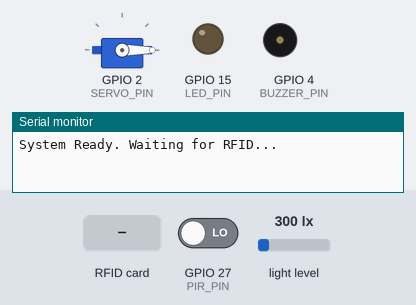
A sketch run on a simulated ESP32. Parts: servo, output pins drawn as LEDs (lit = HIGH), buzzer (waves = sounding, pin HIGH), the last lines printed to the serial monitor. The inputs (shaded band) are chosen by the test bench; at power-on: GPIO 27 (PIR_PIN) LOW, light level 300 lx.

Above: at 1.2 s.
1.3 s: GPIO 27 (PIR_PIN) driven HIGH
At 2.3 s:
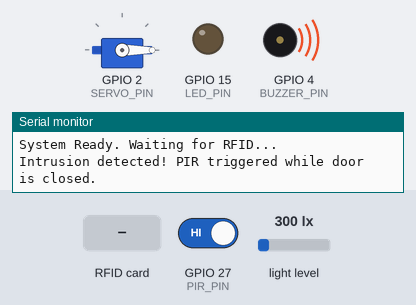
4.3 s: RFID card DC 71 55 49 held to the reader
At 5.3 s:
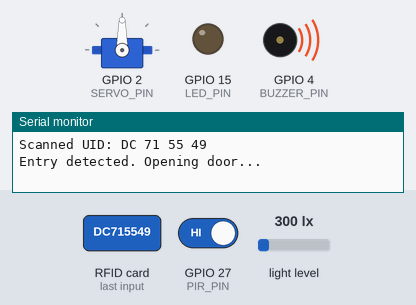
7.3 s: RFID card 5E 7A 19 C4 held to the reader
At 8.8 s:
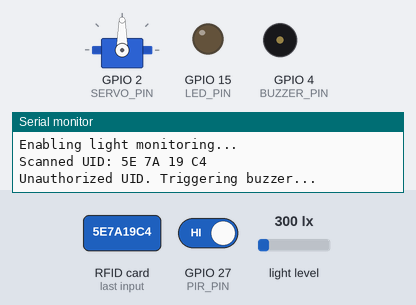
8.9 s: light level set to 164 lx
11.5 s: light level set to 141 lx
13.0 s: light level set to 500 lx
At 13.6 s:
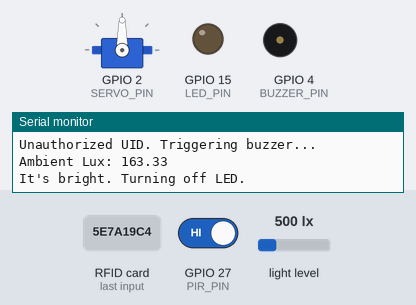
Timing chart, 0 to 15.5 s (numbered marks = the images above; inputs shaded):
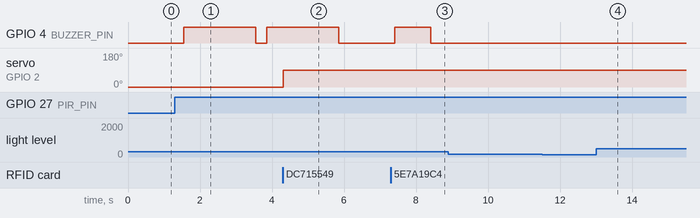

The sketch:

FreeRtos_implement.ino
```cpp
#include <Wire.h>
#include <BH1750.h>
#include <MFRC522.h>
#include <SPI.h>
#include <ESP32Servo.h>

// === Pins ===
#define LED_PIN      15
#define SERVO_PIN    2
#define SS_PIN       5    // RFID SDA (SS)
#define BUZZER_PIN   4
#define PIR_PIN      27
#define LUX_THRESHOLD 150

// === BH1750 Setup ===
BH1750 lightMeter;
bool monitorLight = false;

// === RFID Setup ===
MFRC522 rfid(SS_PIN, -1);
String authorizedUID = "DC 71 55 49";

// === Servo ===
Servo doorServo;

// === Task Handles ===
TaskHandle_t lightTaskHandle;
TaskHandle_t pirTaskHandle;

// === Shared flag ===
bool personInside = false;

// === Setup ===
void setup() {
  Serial.begin(115200);
  Wire.begin(21, 22);  // SDA, SCL for BH1750

  pinMode(LED_PIN, OUTPUT);
  pinMode(BUZZER_PIN, OUTPUT);
  pinMode(PIR_PIN, INPUT);

  digitalWrite(LED_PIN, LOW);
  digitalWrite(BUZZER_PIN, LOW);

  doorServo.attach(SERVO_PIN);
  doorServo.write(0); // Door closed initially

  lightMeter.begin();

  SPI.begin(18, 19, 23, SS_PIN); // SCK, MISO, MOSI, SS
  rfid.PCD_Init();

  // Create Tasks
  xTaskCreatePinnedToCore(RFIDMonitorTask, "RFID Monitor", 4096, NULL, 2, NULL, 1);
  xTaskCreatePinnedToCore(LightMonitorTask, "Light Monitor", 2048, NULL, 1, &lightTaskHandle, 0);
  xTaskCreatePinnedToCore(PIRMonitorTask, "PIR Monitor", 2048, NULL, 1, &pirTaskHandle, 0);

  Serial.println("System Ready. Waiting for RFID...");
}

void loop() {
  // Empty: logic is handled by FreeRTOS tasks
}

// === Task: RFID Monitoring ===
void RFIDMonitorTask(void *pvParameters) {
  for (;;) {
    if (rfid.PICC_IsNewCardPresent() && rfid.PICC_ReadCardSerial()) {
      String uid = getUID();
      Serial.print("Scanned UID: ");
      Serial.println(uid);

      if (uid == authorizedUID) {
        personInside = !personInside;

        if (personInside) {
          Serial.println("Entry detected. Opening door...");
          doorServo.write(90);
          delay(1000); // Let door stay open

          Serial.println("Enabling light monitoring...");
          monitorLight = true;
        } else {
          Serial.println("Exit detected. Closing door and turning off LED...");
          doorServo.write(0);
          monitorLight = false;
          digitalWrite(LED_PIN, LOW);
        }
      } else {
        Serial.println("Unauthorized UID. Triggering buzzer...");
        digitalWrite(BUZZER_PIN, HIGH);
        vTaskDelay(1000 / portTICK_PERIOD_MS);
        digitalWrite(BUZZER_PIN, LOW);
      }

      rfid.PICC_HaltA();
      rfid.PCD_StopCrypto1();
      vTaskDelay(2000 / portTICK_PERIOD_MS); // Debounce delay
    }

    vTaskDelay(100 / portTICK_PERIOD_MS); // Polling delay
  }
}

// === Task: Light Monitoring ===
void LightMonitorTask(void *pvParameters) {
  for (;;) {
    if (monitorLight) {
      float lux = lightMeter.readLightLevel();
      Serial.print("Ambient Lux: ");
      Serial.println(lux);

      if (lux < LUX_THRESHOLD) {
        digitalWrite(LED_PIN, HIGH);
        Serial.println("It's dark. Turning on LED.");
      } else {
        digitalWrite(LED_PIN, LOW);
        Serial.println("It's bright. Turning off LED.");
      }
    }
    vTaskDelay(5000 / portTICK_PERIOD_MS); // Check every 5 seconds
  }
}

// === Task: PIR Monitoring ===
void PIRMonitorTask(void *pvParameters) {
  for (;;) {
    int motionDetected = digitalRead(PIR_PIN);
    if (!personInside && motionDetected == HIGH) {
      Serial.println("Intrusion detected! PIR triggered while door is closed.");
      digitalWrite(BUZZER_PIN, HIGH);
      vTaskDelay(2000 / portTICK_PERIOD_MS); // Buzzer active
      digitalWrite(BUZZER_PIN, LOW);
    }
    vTaskDelay(300 / portTICK_PERIOD_MS); // PIR polling delay
  }
}

// === UID Reading Helper ===
String getUID() {
  String uid = "";
  for (byte i = 0; i < rfid.uid.size; i++) {
    if (rfid.uid.uidByte[i] < 0x10) uid += "0";
    uid += String(rfid.uid.uidByte[i], HEX);
    if (i < rfid.uid.size - 1) uid += " ";
  }
  uid.toUpperCase();
  return uid;
}
```

Measured:
- after the input at 1.3 s, GPIO 4 (BUZZER_PIN): LOW → HIGH after 0.25 s, → LOW 2.0 s later, → HIGH 0.30 s later
- after the input at 4.3 s, GPIO 4 (BUZZER_PIN): goes on until 5.9 s, then stays LOW; servo on GPIO 2 (SERVO_PIN): 0° → 90° at once
- after the input at 7.3 s, GPIO 4 (BUZZER_PIN): LOW → HIGH after 0.11 s, → LOW 1.0 s later
- after the input at 11.5 s, every drawn part: stays the same
- after the input at 13.0 s, GPIO 15 (LED_PIN): stays LOW (without the input it goes to HIGH after 2.1 s)
